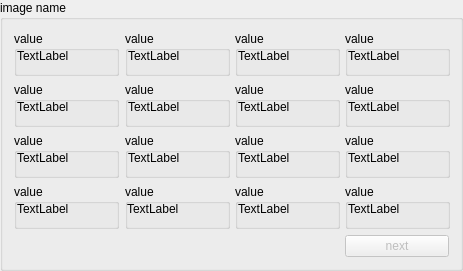
<?xml version="1.0" encoding="UTF-8"?>
<ui version="4.0">
 <class>QtImageRegionStats</class>
 <widget class="QGroupBox" name="QtImageRegionStats">
  <property name="geometry">
   <rect>
    <x>0</x>
    <y>0</y>
    <width>463</width>
    <height>210</height>
   </rect>
  </property>
  <property name="minimumSize">
   <size>
    <width>460</width>
    <height>0</height>
   </size>
  </property>
  <property name="maximumSize">
   <size>
    <width>16777215</width>
    <height>210</height>
   </size>
  </property>
  <property name="windowTitle">
   <string>GroupBox</string>
  </property>
  <property name="title">
   <string>image name</string>
  </property>
  <layout class="QGridLayout" name="gridLayout">
   <item row="0" column="0">
    <widget class="QGroupBox" name="box11">
     <property name="sizePolicy">
      <sizepolicy hsizetype="Preferred" vsizetype="Minimum">
       <horstretch>0</horstretch>
       <verstretch>0</verstretch>
      </sizepolicy>
     </property>
     <property name="minimumSize">
      <size>
       <width>105</width>
       <height>45</height>
      </size>
     </property>
     <property name="title">
      <string>value</string>
     </property>
     <property name="flat">
      <bool>true</bool>
     </property>
     <widget class="QLabel" name="text11">
      <property name="geometry">
       <rect>
        <x>3</x>
        <y>15</y>
        <width>105</width>
        <height>20</height>
       </rect>
      </property>
      <property name="text">
       <string>TextLabel</string>
      </property>
     </widget>
    </widget>
   </item>
   <item row="0" column="1">
    <widget class="QGroupBox" name="box12">
     <property name="sizePolicy">
      <sizepolicy hsizetype="Preferred" vsizetype="Minimum">
       <horstretch>0</horstretch>
       <verstretch>0</verstretch>
      </sizepolicy>
     </property>
     <property name="minimumSize">
      <size>
       <width>105</width>
       <height>45</height>
      </size>
     </property>
     <property name="title">
      <string>value</string>
     </property>
     <property name="flat">
      <bool>true</bool>
     </property>
     <widget class="QLabel" name="text12">
      <property name="geometry">
       <rect>
        <x>3</x>
        <y>15</y>
        <width>105</width>
        <height>20</height>
       </rect>
      </property>
      <property name="text">
       <string>TextLabel</string>
      </property>
     </widget>
    </widget>
   </item>
   <item row="0" column="2">
    <widget class="QGroupBox" name="box13">
     <property name="sizePolicy">
      <sizepolicy hsizetype="Preferred" vsizetype="Minimum">
       <horstretch>0</horstretch>
       <verstretch>0</verstretch>
      </sizepolicy>
     </property>
     <property name="minimumSize">
      <size>
       <width>105</width>
       <height>45</height>
      </size>
     </property>
     <property name="title">
      <string>value</string>
     </property>
     <property name="flat">
      <bool>true</bool>
     </property>
     <widget class="QLabel" name="text13">
      <property name="geometry">
       <rect>
        <x>3</x>
        <y>15</y>
        <width>105</width>
        <height>20</height>
       </rect>
      </property>
      <property name="text">
       <string>TextLabel</string>
      </property>
     </widget>
    </widget>
   </item>
   <item row="0" column="3">
    <widget class="QGroupBox" name="box14">
     <property name="sizePolicy">
      <sizepolicy hsizetype="Preferred" vsizetype="Minimum">
       <horstretch>0</horstretch>
       <verstretch>0</verstretch>
      </sizepolicy>
     </property>
     <property name="minimumSize">
      <size>
       <width>105</width>
       <height>45</height>
      </size>
     </property>
     <property name="title">
      <string>value</string>
     </property>
     <property name="flat">
      <bool>true</bool>
     </property>
     <widget class="QLabel" name="text14">
      <property name="geometry">
       <rect>
        <x>3</x>
        <y>15</y>
        <width>105</width>
        <height>20</height>
       </rect>
      </property>
      <property name="text">
       <string>TextLabel</string>
      </property>
     </widget>
    </widget>
   </item>
   <item row="1" column="0">
    <widget class="QGroupBox" name="box21">
     <property name="sizePolicy">
      <sizepolicy hsizetype="Preferred" vsizetype="Minimum">
       <horstretch>0</horstretch>
       <verstretch>0</verstretch>
      </sizepolicy>
     </property>
     <property name="minimumSize">
      <size>
       <width>105</width>
       <height>45</height>
      </size>
     </property>
     <property name="title">
      <string>value</string>
     </property>
     <property name="flat">
      <bool>true</bool>
     </property>
     <widget class="QLabel" name="text21">
      <property name="geometry">
       <rect>
        <x>3</x>
        <y>15</y>
        <width>105</width>
        <height>20</height>
       </rect>
      </property>
      <property name="text">
       <string>TextLabel</string>
      </property>
     </widget>
    </widget>
   </item>
   <item row="1" column="1">
    <widget class="QGroupBox" name="box22">
     <property name="sizePolicy">
      <sizepolicy hsizetype="Preferred" vsizetype="Minimum">
       <horstretch>0</horstretch>
       <verstretch>0</verstretch>
      </sizepolicy>
     </property>
     <property name="minimumSize">
      <size>
       <width>105</width>
       <height>45</height>
      </size>
     </property>
     <property name="title">
      <string>value</string>
     </property>
     <property name="flat">
      <bool>true</bool>
     </property>
     <widget class="QLabel" name="text22">
      <property name="geometry">
       <rect>
        <x>3</x>
        <y>15</y>
        <width>105</width>
        <height>20</height>
       </rect>
      </property>
      <property name="text">
       <string>TextLabel</string>
      </property>
     </widget>
    </widget>
   </item>
   <item row="1" column="2">
    <widget class="QGroupBox" name="box23">
     <property name="sizePolicy">
      <sizepolicy hsizetype="Preferred" vsizetype="Minimum">
       <horstretch>0</horstretch>
       <verstretch>0</verstretch>
      </sizepolicy>
     </property>
     <property name="minimumSize">
      <size>
       <width>105</width>
       <height>45</height>
      </size>
     </property>
     <property name="title">
      <string>value</string>
     </property>
     <property name="flat">
      <bool>true</bool>
     </property>
     <widget class="QLabel" name="text23">
      <property name="geometry">
       <rect>
        <x>3</x>
        <y>15</y>
        <width>105</width>
        <height>20</height>
       </rect>
      </property>
      <property name="text">
       <string>TextLabel</string>
      </property>
     </widget>
    </widget>
   </item>
   <item row="1" column="3">
    <widget class="QGroupBox" name="box24">
     <property name="sizePolicy">
      <sizepolicy hsizetype="Preferred" vsizetype="Minimum">
       <horstretch>0</horstretch>
       <verstretch>0</verstretch>
      </sizepolicy>
     </property>
     <property name="minimumSize">
      <size>
       <width>105</width>
       <height>45</height>
      </size>
     </property>
     <property name="title">
      <string>value</string>
     </property>
     <property name="flat">
      <bool>true</bool>
     </property>
     <widget class="QLabel" name="text24">
      <property name="geometry">
       <rect>
        <x>3</x>
        <y>15</y>
        <width>105</width>
        <height>20</height>
       </rect>
      </property>
      <property name="text">
       <string>TextLabel</string>
      </property>
     </widget>
    </widget>
   </item>
   <item row="2" column="0">
    <widget class="QGroupBox" name="box31">
     <property name="sizePolicy">
      <sizepolicy hsizetype="Preferred" vsizetype="Minimum">
       <horstretch>0</horstretch>
       <verstretch>0</verstretch>
      </sizepolicy>
     </property>
     <property name="minimumSize">
      <size>
       <width>105</width>
       <height>45</height>
      </size>
     </property>
     <property name="title">
      <string>value</string>
     </property>
     <property name="flat">
      <bool>true</bool>
     </property>
     <widget class="QLabel" name="text31">
      <property name="geometry">
       <rect>
        <x>3</x>
        <y>15</y>
        <width>105</width>
        <height>20</height>
       </rect>
      </property>
      <property name="text">
       <string>TextLabel</string>
      </property>
     </widget>
    </widget>
   </item>
   <item row="2" column="1">
    <widget class="QGroupBox" name="box32">
     <property name="sizePolicy">
      <sizepolicy hsizetype="Preferred" vsizetype="Minimum">
       <horstretch>0</horstretch>
       <verstretch>0</verstretch>
      </sizepolicy>
     </property>
     <property name="minimumSize">
      <size>
       <width>105</width>
       <height>45</height>
      </size>
     </property>
     <property name="title">
      <string>value</string>
     </property>
     <property name="flat">
      <bool>true</bool>
     </property>
     <widget class="QLabel" name="text32">
      <property name="geometry">
       <rect>
        <x>3</x>
        <y>15</y>
        <width>105</width>
        <height>20</height>
       </rect>
      </property>
      <property name="text">
       <string>TextLabel</string>
      </property>
     </widget>
    </widget>
   </item>
   <item row="2" column="2">
    <widget class="QGroupBox" name="box33">
     <property name="sizePolicy">
      <sizepolicy hsizetype="Preferred" vsizetype="Minimum">
       <horstretch>0</horstretch>
       <verstretch>0</verstretch>
      </sizepolicy>
     </property>
     <property name="minimumSize">
      <size>
       <width>105</width>
       <height>45</height>
      </size>
     </property>
     <property name="title">
      <string>value</string>
     </property>
     <property name="flat">
      <bool>true</bool>
     </property>
     <widget class="QLabel" name="text33">
      <property name="geometry">
       <rect>
        <x>3</x>
        <y>15</y>
        <width>105</width>
        <height>20</height>
       </rect>
      </property>
      <property name="text">
       <string>TextLabel</string>
      </property>
     </widget>
    </widget>
   </item>
   <item row="2" column="3">
    <widget class="QGroupBox" name="box34">
     <property name="sizePolicy">
      <sizepolicy hsizetype="Preferred" vsizetype="Minimum">
       <horstretch>0</horstretch>
       <verstretch>0</verstretch>
      </sizepolicy>
     </property>
     <property name="minimumSize">
      <size>
       <width>105</width>
       <height>45</height>
      </size>
     </property>
     <property name="title">
      <string>value</string>
     </property>
     <property name="flat">
      <bool>true</bool>
     </property>
     <widget class="QLabel" name="text34">
      <property name="geometry">
       <rect>
        <x>3</x>
        <y>15</y>
        <width>105</width>
        <height>20</height>
       </rect>
      </property>
      <property name="text">
       <string>TextLabel</string>
      </property>
     </widget>
    </widget>
   </item>
   <item row="3" column="0">
    <widget class="QGroupBox" name="box41">
     <property name="sizePolicy">
      <sizepolicy hsizetype="Preferred" vsizetype="Minimum">
       <horstretch>0</horstretch>
       <verstretch>0</verstretch>
      </sizepolicy>
     </property>
     <property name="minimumSize">
      <size>
       <width>105</width>
       <height>45</height>
      </size>
     </property>
     <property name="title">
      <string>value</string>
     </property>
     <property name="flat">
      <bool>true</bool>
     </property>
     <widget class="QLabel" name="text41">
      <property name="geometry">
       <rect>
        <x>3</x>
        <y>15</y>
        <width>105</width>
        <height>20</height>
       </rect>
      </property>
      <property name="text">
       <string>TextLabel</string>
      </property>
     </widget>
    </widget>
   </item>
   <item row="3" column="1">
    <widget class="QGroupBox" name="box42">
     <property name="sizePolicy">
      <sizepolicy hsizetype="Preferred" vsizetype="Minimum">
       <horstretch>0</horstretch>
       <verstretch>0</verstretch>
      </sizepolicy>
     </property>
     <property name="minimumSize">
      <size>
       <width>105</width>
       <height>45</height>
      </size>
     </property>
     <property name="title">
      <string>value</string>
     </property>
     <property name="flat">
      <bool>true</bool>
     </property>
     <widget class="QLabel" name="text42">
      <property name="geometry">
       <rect>
        <x>2</x>
        <y>15</y>
        <width>105</width>
        <height>20</height>
       </rect>
      </property>
      <property name="text">
       <string>TextLabel</string>
      </property>
     </widget>
    </widget>
   </item>
   <item row="3" column="2">
    <widget class="QGroupBox" name="box43">
     <property name="sizePolicy">
      <sizepolicy hsizetype="Preferred" vsizetype="Minimum">
       <horstretch>0</horstretch>
       <verstretch>0</verstretch>
      </sizepolicy>
     </property>
     <property name="minimumSize">
      <size>
       <width>105</width>
       <height>45</height>
      </size>
     </property>
     <property name="title">
      <string>value</string>
     </property>
     <property name="flat">
      <bool>true</bool>
     </property>
     <widget class="QLabel" name="text43">
      <property name="geometry">
       <rect>
        <x>3</x>
        <y>15</y>
        <width>105</width>
        <height>20</height>
       </rect>
      </property>
      <property name="text">
       <string>TextLabel</string>
      </property>
     </widget>
    </widget>
   </item>
   <item row="3" column="3">
    <widget class="QGroupBox" name="box44">
     <property name="sizePolicy">
      <sizepolicy hsizetype="Preferred" vsizetype="Minimum">
       <horstretch>0</horstretch>
       <verstretch>0</verstretch>
      </sizepolicy>
     </property>
     <property name="minimumSize">
      <size>
       <width>105</width>
       <height>45</height>
      </size>
     </property>
     <property name="title">
      <string>value</string>
     </property>
     <property name="flat">
      <bool>true</bool>
     </property>
     <widget class="QLabel" name="text44">
      <property name="geometry">
       <rect>
        <x>3</x>
        <y>15</y>
        <width>105</width>
        <height>20</height>
       </rect>
      </property>
      <property name="text">
       <string>TextLabel</string>
      </property>
     </widget>
    </widget>
   </item>
   <item row="4" column="3">
    <widget class="QPushButton" name="next_button">
     <property name="enabled">
      <bool>false</bool>
     </property>
     <property name="maximumSize">
      <size>
       <width>16777215</width>
       <height>31</height>
      </size>
     </property>
     <property name="text">
      <string>next</string>
     </property>
     <property name="flat">
      <bool>false</bool>
     </property>
    </widget>
   </item>
  </layout>
 </widget>
 <resources/>
 <connections/>
</ui>
